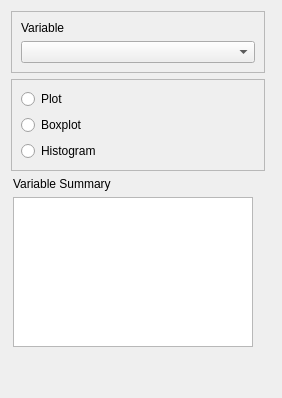
      <widget class="QWidget" name="visualise_tab">
       <attribute name="title">
        <string>Visualise</string>
       </attribute>
       <layout class="QGridLayout" name="gridLayout_15">
        <item row="0" column="1">
         <widget class="MplWidget" name="dataVisualisePlot_widget" native="true">
          <property name="sizePolicy">
           <sizepolicy hsizetype="Expanding" vsizetype="Expanding">
            <horstretch>0</horstretch>
            <verstretch>0</verstretch>
           </sizepolicy>
          </property>
         </widget>
        </item>
        <item row="0" column="0">
         <layout class="QVBoxLayout" name="verticalLayout">
          <item>
           <widget class="QFrame" name="frame_3">
            <property name="sizePolicy">
             <sizepolicy hsizetype="Preferred" vsizetype="Fixed">
              <horstretch>0</horstretch>
              <verstretch>0</verstretch>
             </sizepolicy>
            </property>
            <property name="frameShape">
             <enum>QFrame::StyledPanel</enum>
            </property>
            <property name="frameShadow">
             <enum>QFrame::Raised</enum>
            </property>
            <layout class="QGridLayout" name="gridLayout_18">
             <item row="0" column="0">
              <layout class="QVBoxLayout" name="verticalLayout_19">
               <item>
                <widget class="QLabel" name="label_44">
                 <property name="sizePolicy">
                  <sizepolicy hsizetype="Preferred" vsizetype="Fixed">
                   <horstretch>0</horstretch>
                   <verstretch>0</verstretch>
                  </sizepolicy>
                 </property>
                 <property name="text">
                  <string>Variable</string>
                 </property>
                 <property name="alignment">
                  <set>Qt::AlignLeading|Qt::AlignLeft|Qt::AlignTop</set>
                 </property>
                </widget>
               </item>
               <item>
                <widget class="QComboBox" name="variable_to_plot_comboBox">
                 <property name="sizePolicy">
                  <sizepolicy hsizetype="Minimum" vsizetype="Fixed">
                   <horstretch>0</horstretch>
                   <verstretch>0</verstretch>
                  </sizepolicy>
                 </property>
                </widget>
               </item>
              </layout>
             </item>
            </layout>
           </widget>
          </item>
          <item>
           <widget class="QFrame" name="frame_4">
            <property name="sizePolicy">
             <sizepolicy hsizetype="Preferred" vsizetype="Fixed">
              <horstretch>0</horstretch>
              <verstretch>0</verstretch>
             </sizepolicy>
            </property>
            <property name="frameShape">
             <enum>QFrame::StyledPanel</enum>
            </property>
            <property name="frameShadow">
             <enum>QFrame::Raised</enum>
            </property>
            <layout class="QGridLayout" name="gridLayout_42">
             <item row="0" column="0">
              <layout class="QVBoxLayout" name="verticalLayout_20">
               <item>
                <widget class="QRadioButton" name="plot_radioButton">
                 <property name="sizePolicy">
                  <sizepolicy hsizetype="Minimum" vsizetype="Fixed">
                   <horstretch>0</horstretch>
                   <verstretch>0</verstretch>
                  </sizepolicy>
                 </property>
                 <property name="text">
                  <string>Plot</string>
                 </property>
                </widget>
               </item>
               <item>
                <widget class="QRadioButton" name="boxplot_radioButton">
                 <property name="sizePolicy">
                  <sizepolicy hsizetype="Minimum" vsizetype="Fixed">
                   <horstretch>0</horstretch>
                   <verstretch>0</verstretch>
                  </sizepolicy>
                 </property>
                 <property name="text">
                  <string>Boxplot</string>
                 </property>
                </widget>
               </item>
               <item>
                <widget class="QRadioButton" name="histogram_radioButton">
                 <property name="sizePolicy">
                  <sizepolicy hsizetype="Minimum" vsizetype="Fixed">
                   <horstretch>0</horstretch>
                   <verstretch>0</verstretch>
                  </sizepolicy>
                 </property>
                 <property name="text">
                  <string>Histogram</string>
                 </property>
                </widget>
               </item>
              </layout>
             </item>
            </layout>
           </widget>
          </item>
          <item>
           <layout class="QVBoxLayout" name="verticalLayout_21">
            <property name="leftMargin">
             <number>2</number>
            </property>
            <property name="rightMargin">
             <number>12</number>
            </property>
            <item>
             <widget class="QLabel" name="label_43">
              <property name="sizePolicy">
               <sizepolicy hsizetype="Preferred" vsizetype="Fixed">
                <horstretch>0</horstretch>
                <verstretch>0</verstretch>
               </sizepolicy>
              </property>
              <property name="text">
               <string>Variable Summary</string>
              </property>
             </widget>
            </item>
            <item>
             <widget class="QTextBrowser" name="columnSummary_textBrowser">
              <property name="sizePolicy">
               <sizepolicy hsizetype="Fixed" vsizetype="Preferred">
                <horstretch>0</horstretch>
                <verstretch>0</verstretch>
               </sizepolicy>
              </property>
              <property name="maximumSize">
               <size>
                <width>240</width>
                <height>150</height>
               </size>
              </property>
             </widget>
            </item>
            <item>
             <spacer name="verticalSpacer">
              <property name="orientation">
               <enum>Qt::Vertical</enum>
              </property>
              <property name="sizeHint" stdset="0">
               <size>
                <width>20</width>
                <height>40</height>
               </size>
              </property>
             </spacer>
            </item>
           </layout>
          </item>
         </layout>
        </item>
       </layout>
       <zorder>dataVisualisePlot_widget</zorder>
       <zorder></zorder>
      </widget>
